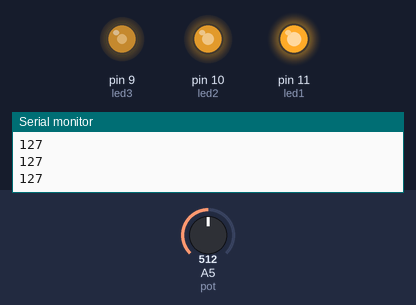
Recording of a sketch running on a simulated Arduino Uno, built with avr-gcc and run on an emulated ATmega328P. On the bench: output pins drawn as LEDs (lit = HIGH), the last lines printed to the serial monitor. Inputs (shaded band) come from the test bench; at power-on: A5 (pot) = 512.

Above: at 1.2 s.
1.3 s: A5 (pot) set to 716
At 2.5 s:
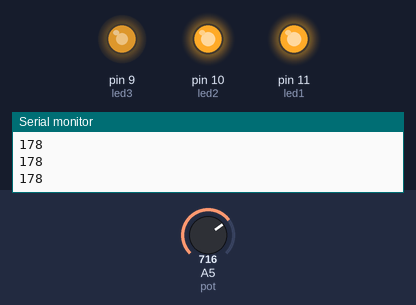
2.8 s: A5 (pot) set to 900
At 4.0 s:
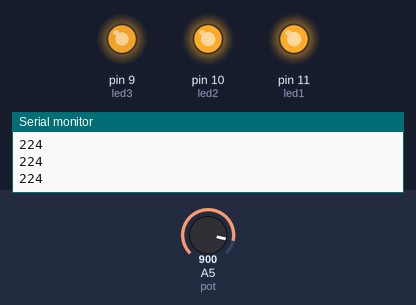
4.3 s: A5 (pot) set to 306
At 5.5 s:
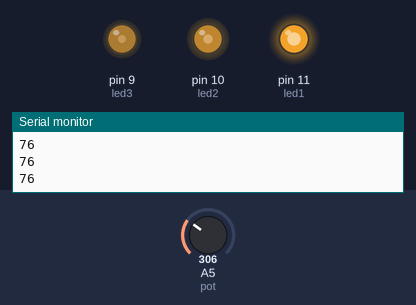
5.8 s: A5 (pot) set to 160
At 6.9 s:
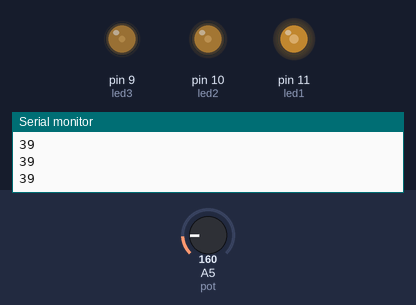
7.3 s: A5 (pot) set to 180
At 8.2 s:
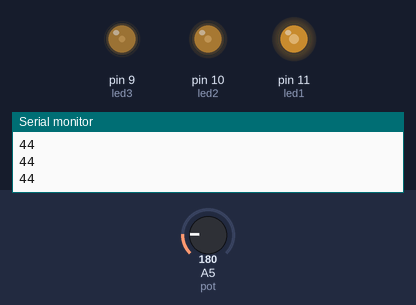
8.8 s: A5 (pot) set to 75
At 9.6 s:
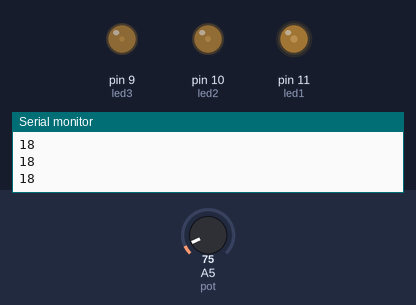
Timing chart, 0 to 11.3 s (numbered marks = the images above; inputs shaded):
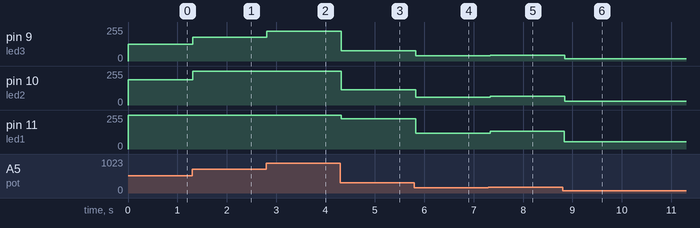

The sketch:

Aula11.ino
```cpp
#define pot A5
#define led1 11
#define led2 10
#define led3 9

int potValue;

void setup()
{
  pinMode(pot, INPUT);
  pinMode(led1, OUTPUT);
  pinMode(led2, OUTPUT);
  pinMode(led3, OUTPUT);

  Serial.begin(9600);
}

void loop()
{
  potValue = map(analogRead(pot), 0, 1023, 0, 255);

  analogWrite(led1, map(potValue > 85? 85: potValue,0,85,0,255));
  analogWrite(led2, map(potValue > 170? 170: potValue,0,170,0,255));
  analogWrite(led3, potValue);

  Serial.println(potValue);
  delay(100);
}
```

Measured:
- after the input at 1.3 s, pin 9 (led3): 127/255 → 178/255 at once; pin 10 (led2): 190/255 → 255/255 at once
- after the input at 2.8 s, pin 9 (led3): 178/255 → 224/255 at once
- after the input at 4.3 s, pin 9 (led3): 224/255 → 76/255 at once; pin 10 (led2): 255/255 → 114/255 at once; pin 11 (led1): 255/255 → 228/255 at once
- after the input at 5.8 s, pin 9 (led3): 76/255 → 39/255 at once; pin 10 (led2): 114/255 → 58/255 at once; pin 11 (led1): 228/255 → 117/255 at once
- after the input at 7.3 s, pin 9 (led3): 39/255 → 44/255 at once; pin 10 (led2): 58/255 → 66/255 at once; pin 11 (led1): 117/255 → 132/255 at once
- after the input at 8.8 s, pin 9 (led3): 44/255 → 18/255 at once; pin 10 (led2): 66/255 → 27/255 at once; pin 11 (led1): 132/255 → 54/255 at once
